Frame 1 (no input): blank canvas, image omitted
Frame 60 (no input): blank canvas, image omitted
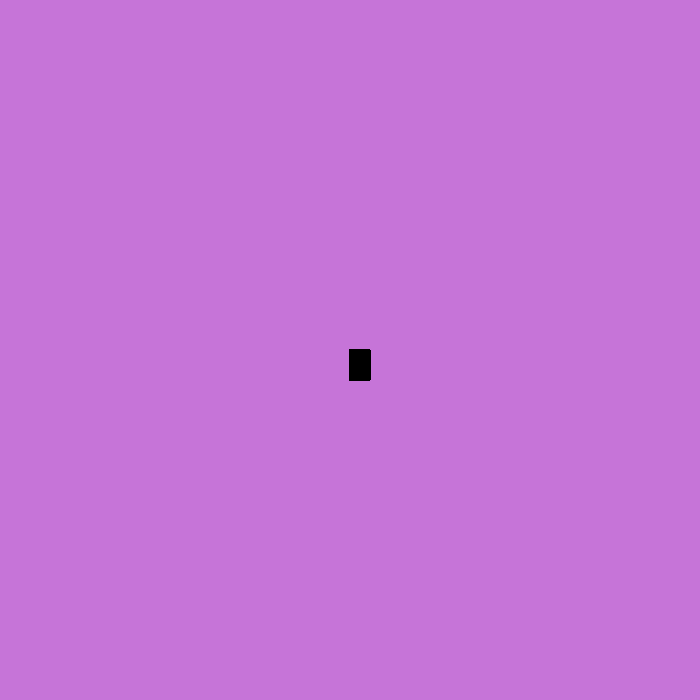
Frame 120 (the mouse pressed at the canvas centre since frame 60)

The p5.js sketch whose frames 1 and 60 were blank and that drew this single picture after the mouse press (run headless with seeded random() and noise() and a simulated clock; from frame 60 on, the mouse is pressed at the canvas centre):

// p5.js sketch
// ── sketch.js
function setup() {
    createCanvas(700,700);
    background('#C674D8');
   
   }
   
   function draw() {
   
     fill('black')
   // console.log (mouseIsPressed)
     if(mouseIsPressed)
   rect(mouseX,mouseY,20,30);
     
   }  
